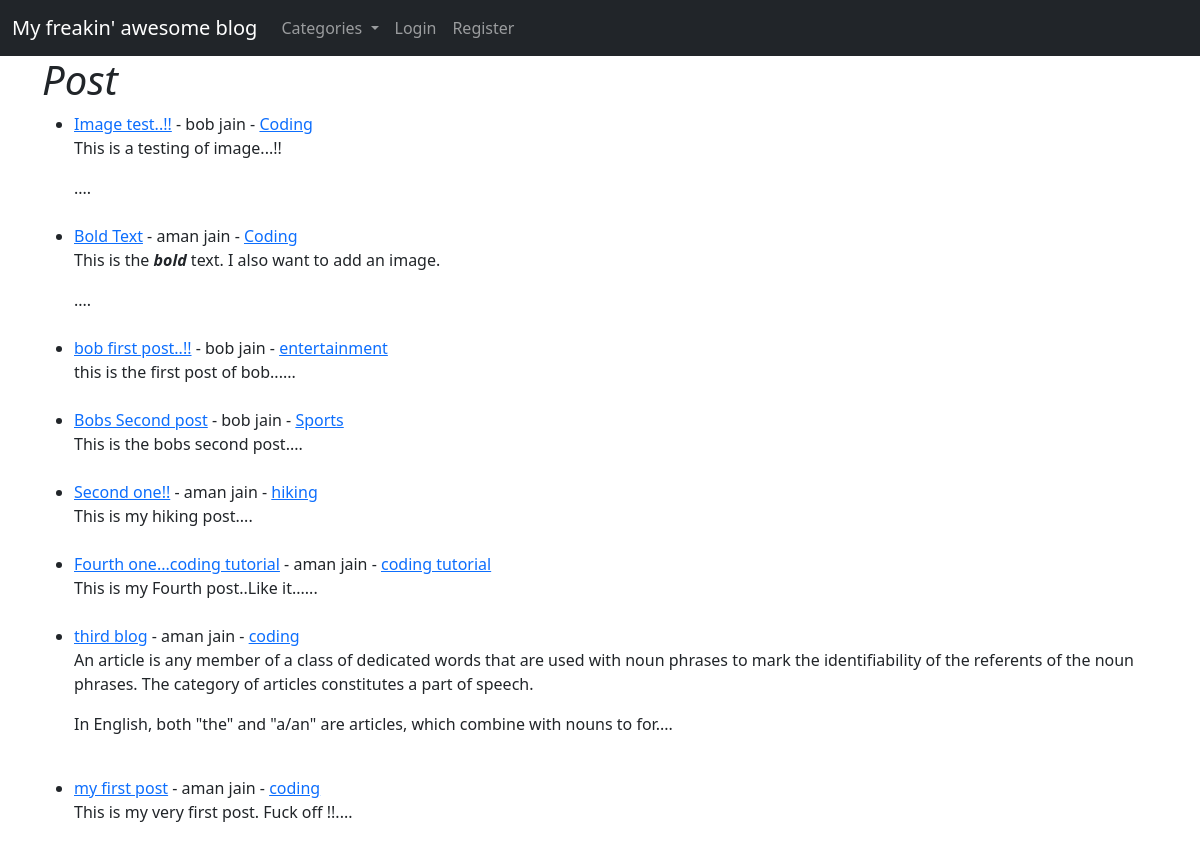
The page / on the database its author committed.
### blogapp/models.py (models this page shows, shortened)
class Post(models.Model):
    title=models.CharField(max_length=255)
    header_image=models.ImageField(null=True, blank=True, upload_to="images/")
    title_tag=models.CharField(max_length=255)
    author=models.ForeignKey(User,on_delete=models.CASCADE)
    catagory=models.CharField(max_length=255,default='coding')
    body=RichTextField(blank=True,null=True)
    date_post=models.DateField(auto_now_add=True)
    like=models.ManyToManyField(User,related_name='blog_posts')

### blogapp/views.py (the view)
# urls.py: path("",HomeView.as_view(),name='index'),
class HomeView(ListView):
    model=Post
    template_name='index.html'
    ordering=['-date_post']
    def get_context_data(self,*args, **kwargs):
        cat_menu=Catagory.objects.all()
        context=super(HomeView,self).get_context_data(*args, **kwargs)
        context["cat_menu"]=cat_menu
        return context

### blogapp/models.py (called while the page is built)
    def __str__(self):
        return self.name

### templates/index.html (shortened to what this page needs)
{% extends 'base.html' %}
{% block content %}
<h1><i class="fas fa-h1    ">Post</i></h1>
<ul>
{% for x in object_list %}
    <li>
        <a href="{% url 'article-detail' x.pk %}">{{ x.title }}</a> - {{ x.author.first_name }} {{ x.author.last_name }} -
        <a href="{% url 'catagory' x.catagory|slugify %}">{{ x.catagory }}</a>
        <br>
        {{ x.body|slice:':300'|safe }}....
    </li>
    <br>
{% endfor %}
</ul>
{% endblock content %}

### rows shown on the page
Post: title "Image test..!!", author.first_name "bob", author.last_name "jain", catagory "Coding", body "This is a testing of image...!!"
Post: title "Bold Text", author.first_name "aman", author.last_name "jain", catagory "Coding", body "This is the bold text. I also want to add an image."
Post: title "bob first post..!!", author.first_name "bob", author.last_name "jain", catagory "entertainment", body "this is the first post of bob.."
Post: title "Bobs Second post", author.first_name "bob", author.last_name "jain", catagory "Sports", body "This is the bobs second post"
Post: title "Second one!!", author.first_name "aman", author.last_name "jain", catagory "hiking", body "This is my hiking post"
Post: title "Fourth one...coding tutorial", author.first_name "aman", author.last_name "jain", catagory "coding tutorial", body "This is my Fourth post..Like it.."
Post: title "third blog", author.first_name "aman", author.last_name "jain", catagory "coding", body "An article is any member of a class of dedicated words that are used with noun phrases to mark the identifiability of the referents of the noun phrases. The category of articles constitutes a part of speech. In English, both \"the\" and \"a/an\" are articles, which combine with nouns to for"
Post: title "my first post", author.first_name "aman", author.last_name "jain", catagory "coding", body "This is my very first post. Fuck off !!"
